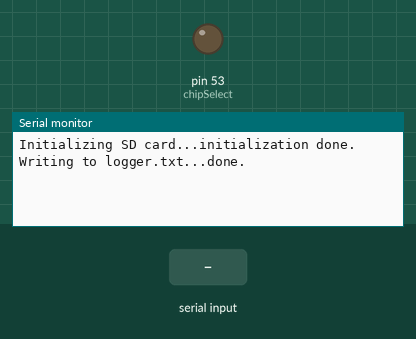
This sketch was run on a simulated Arduino Mega 2560, built with avr-gcc and run on an emulated ATmega2560. Parts: output pins drawn as LEDs (lit = HIGH), the last lines printed to the serial monitor. The inputs (shaded band) are chosen by the test bench. Storage starts empty.

Above: at 1.2 s.
1.3 s: "$GPRMC\n" received over the second serial link
At 1.38 s:
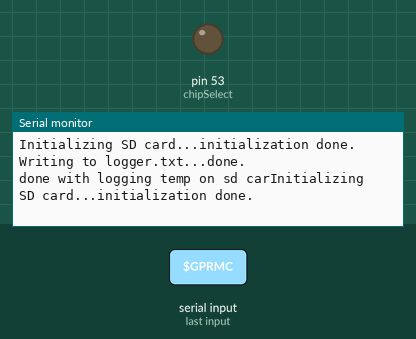
At 1.9 s:
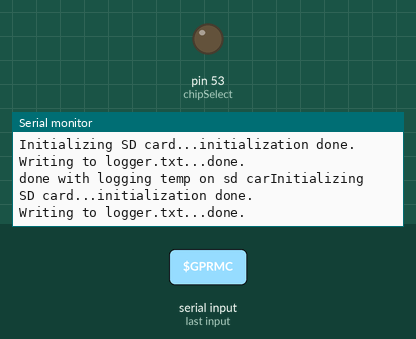

The sketch:

GPSLogger.ino
```cpp
#include <SoftwareSerial.h>
#include <SD.h>

File myFile;

//copied from: http://www.doctormonk.com/2012/05/sparkfun-venus-gps-and-arduino.html
SoftwareSerial gpsSerial(10, 11); // RX, TX (TX not used)
const int sentenceSize = 80;

char sentence[sentenceSize];

int ThermistorPin = 0;
int Vo;
float R1 = 10000;
float logR2, R2, T, Tc, Tf;
float c1 = 1.009249522e-03, c2 = 2.378405444e-04, c3 = 2.019202697e-07;

void setup()
{
  const int chipSelect = 53;

  Serial.begin(9600);
  gpsSerial.begin(9600);

  Serial.print("Initializing SD card...");
  // On the Ethernet Shield, CS is pin 4. It's set as an output by default.
  // Note that even if it's not used as the CS pin, the hardware SS pin
  // (10 on most Arduino boards, 53 on the Mega) must be left as an output
  // or the SD library functions will not work.
   pinMode(chipSelect, OUTPUT);

  if (!SD.begin(chipSelect)) {
    Serial.println("initialization failed!");
    return;
  }
  Serial.println("initialization done.");

  // open the file. note that only one file can be open at a time,
  // so you have to close this one before opening another.
  myFile = SD.open("logger.txt", FILE_WRITE);

  // if the file opened okay, write to it:
  if (myFile) {
    Serial.print("Writing to logger.txt...");
    myFile.println("Temp, Longitude, Latitude,");
  // close the file:
    myFile.close();
    Serial.println("done.");
  } else {
    // if the file didn't open, print an error:
    Serial.println("error opening the logger.txt");
  }
}

void loop()
{
  static int i = 0;
  if (gpsSerial.available())
  {
    char ch = gpsSerial.read();
    if (ch != '\n' && i < sentenceSize)
    {
      sentence[i] = ch;
      i++;
    }
    else
    {
     sentence[i] = '\0';
     i = 0;
     displayGPS();
    }
  }
}

void displayGPS()
{
  char field[20];
  getField(field, 0);
  if (strcmp(field, "$GPRMC") == 0)
  {
    // open the file. note that only one file can be open at a time,
    // so you have to close this one before opening another.
    displayTemp();
    myFile = SD.open("logger.txt", FILE_WRITE);

    // if the file opened okay, write to it:
    if (myFile) {
      Serial.print("Writing to logger.txt...");

      myFile.print("Lat: ");
      getField(field, 3);  // number
      myFile.print(field);
      getField(field, 4); // N/S
      myFile.print(field);

      myFile.print(" Long: ");
      getField(field, 5);  // number
      myFile.print(field);
      getField(field, 6);  // E/W
      myFile.println(field);

      //displayTemp();

      // close the file:
      myFile.close();
      Serial.println("done with logging gps on sd card.");
    } else {
      // if the file didn't open, print an error:
      Serial.println("error opening logger.txt");
    }
//    Serial.print("Lat: ");
//    getField(field, 3);  // number
//    Serial.print(field);
//    getField(field, 4); // N/S
//    Serial.print(field);
//
//    Serial.print(" Long: ");
//    getField(field, 5);  // number
//    Serial.print(field);
//    getField(field, 6);  // E/W
//    Serial.println(field);
  }
}

void getField(char* buffer, int index)
{
  int sentencePos = 0;
  int fieldPos = 0;
  int commaCount = 0;
  while (sentencePos < sentenceSize)
  {
    if (sentence[sentencePos] == ',')
    {
      commaCount ++;
      sentencePos ++;
    }
    if (commaCount == index)
    {
      buffer[fieldPos] = sentence[sentencePos];
      fieldPos ++;
    }
    sentencePos ++;
  }
  buffer[fieldPos] = '\0';
}
void displayTemp()
{
  Vo = analogRead(ThermistorPin);
  R2 = R1 * (1023.0 / (float)Vo - 1.0);
  logR2 = log(R2);
  T = (1.0 / (c1 + c2*logR2 + c3*logR2*logR2*logR2));
  Tc = T - 273.15;
  Tf = (Tc * 9.0)/ 5.0 + 32.0;

//  Serial.print(Tc);
//  Serial.print(" C,");
  myFile = SD.open("logger.txt", FILE_WRITE);

  // if the file opened okay, write to it:
  if (myFile) {
    myFile.print(Tc);
    myFile.print(" C,");
    myFile.close();
      Serial.println("done with logging temp on sd card.");
  } else {
    // if the file didn't open, print an error:
    Serial.println("error opening logger.txt");
  }

}
```

Measured:
- after the input at 1.3 s, the serial monitor: prints a new line at once (image 1)
